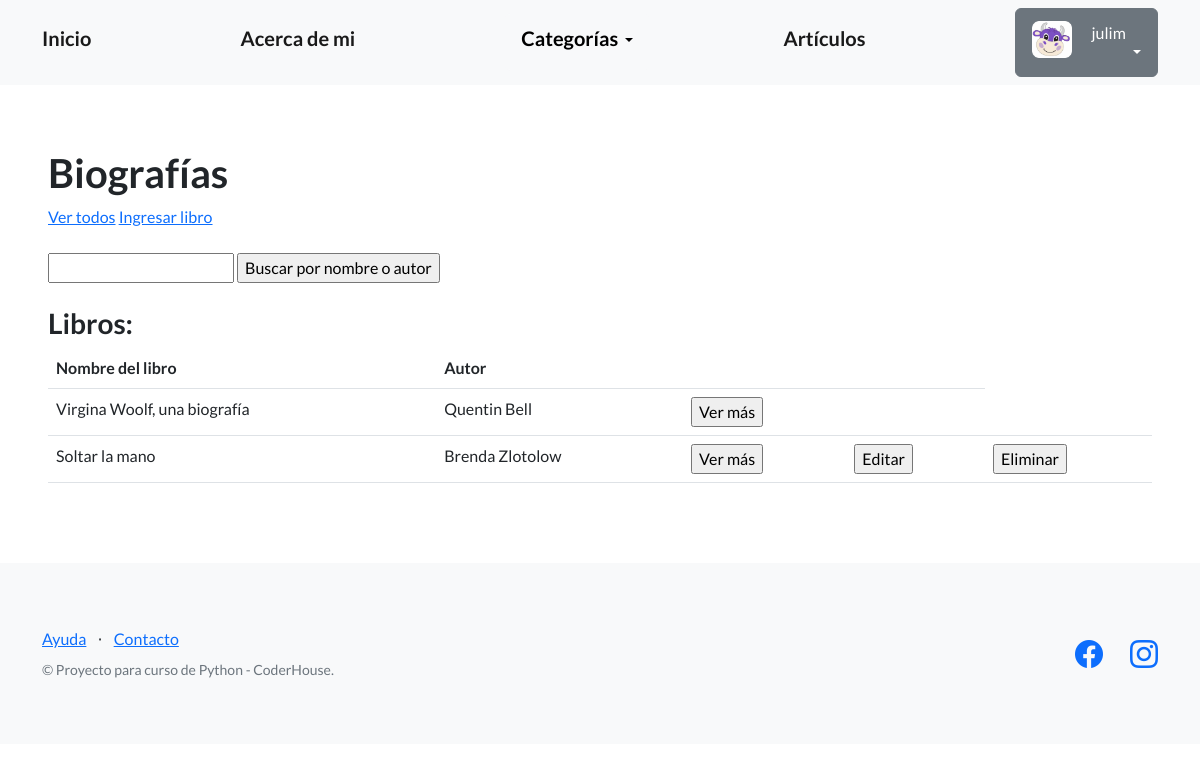
/libros/biografias/ (signed in), run on an earlier commit of the app's database.
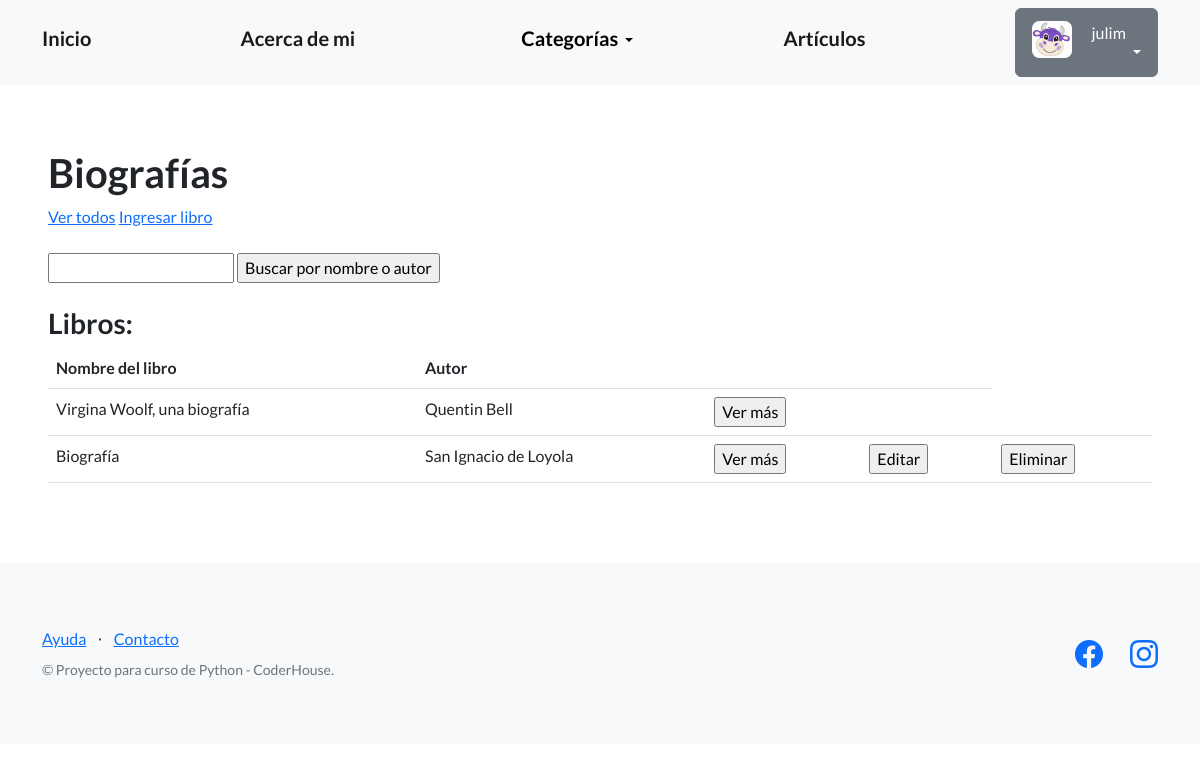
And on a later commit of the database.
### categorias_libros/models.py (models this page shows, shortened)
class Biografia(models.Model):
    nombre = models.CharField(max_length=256)
    autor = models.CharField(max_length=256)
    año_publicacion = models.IntegerField(blank=True, null=True)
    sinopsis = models.TextField(null=True)
    creador = models.ForeignKey(User, on_delete=models.SET_NULL, null=True)

### categorias_libros/views.py (the view)
# urls.py: path('biografias/', listar_libros_bios, name="biografias"),
def listar_libros_bios(request):
    contexto = {
        "libros_bios": Biografia.objects.all()
    }
    http_response = render(
        request=request,
        template_name='categorias_libros/lista_libros_bios.html',
        context=contexto
    )
    return http_response

### categorias_libros/templates/categorias_libros/lista_libros_bios.html (shortened to what this page needs)
{% extends "base.html" %}
{% block contenido %}
<h1>
  Biografías
</h1>
<a href="{% url 'biografias' %}">Ver todos</a>
<a href="{% url 'ingresar_libro_bios' %}">Ingresar libro</a>
<br><br>
<form action="{% url 'buscar_libro_bios' %}" method="post">
  <input type="text" name = "busqueda">
  <input type="submit" value="Buscar por nombre o autor">
</form>
<br>
<h3>Libros:</h3>
{% if libros_bios %}
<table class="table">
  <tbody>
    <tr>
      <th>Nombre del libro</th>
      <th>Autor</th>
      <th></th>
      <th></th>
    </tr>
    {% for libro in libros_bios %}
    <tr>
      <td>{{libro.nombre}}</td>
      <td>{{libro.autor}}</td>
      <td>
        <form action="{% url 'detalles_bios' libro.id %}">
          <input type="submit" class "btn btn-link" value="Ver más"/>
        </form>
      </td>
      <td>
        {% if user == libro.creador %}
        <form action="{% url 'editar_bios' libro.id %}">
          <input type="submit" class "btn btn-link" value="Editar"/>
        </form>
        {% endif %}
      </td>
      <td>
        {% if user == libro.creador %}
        <form action="{% url 'eliminar_bios' libro.id %}" method="post">
          <input type="submit" class "btn btn-link" value="Eliminar"/>
        </form>
        {% endif %}
      </td>
    </tr>
    {% endfor %}
  </tbody>
</table>
{% else %}
<p>No hay elementos aún</p>
{% endif %}
{% endblock contenido %}

What changed in the data, as far as the page shows it:
removed Biografia: nombre "Soltar la mano", autor "Brenda Zlotolow"
added Biografia: nombre "Biografía", autor "San Ignacio de Loyola"
